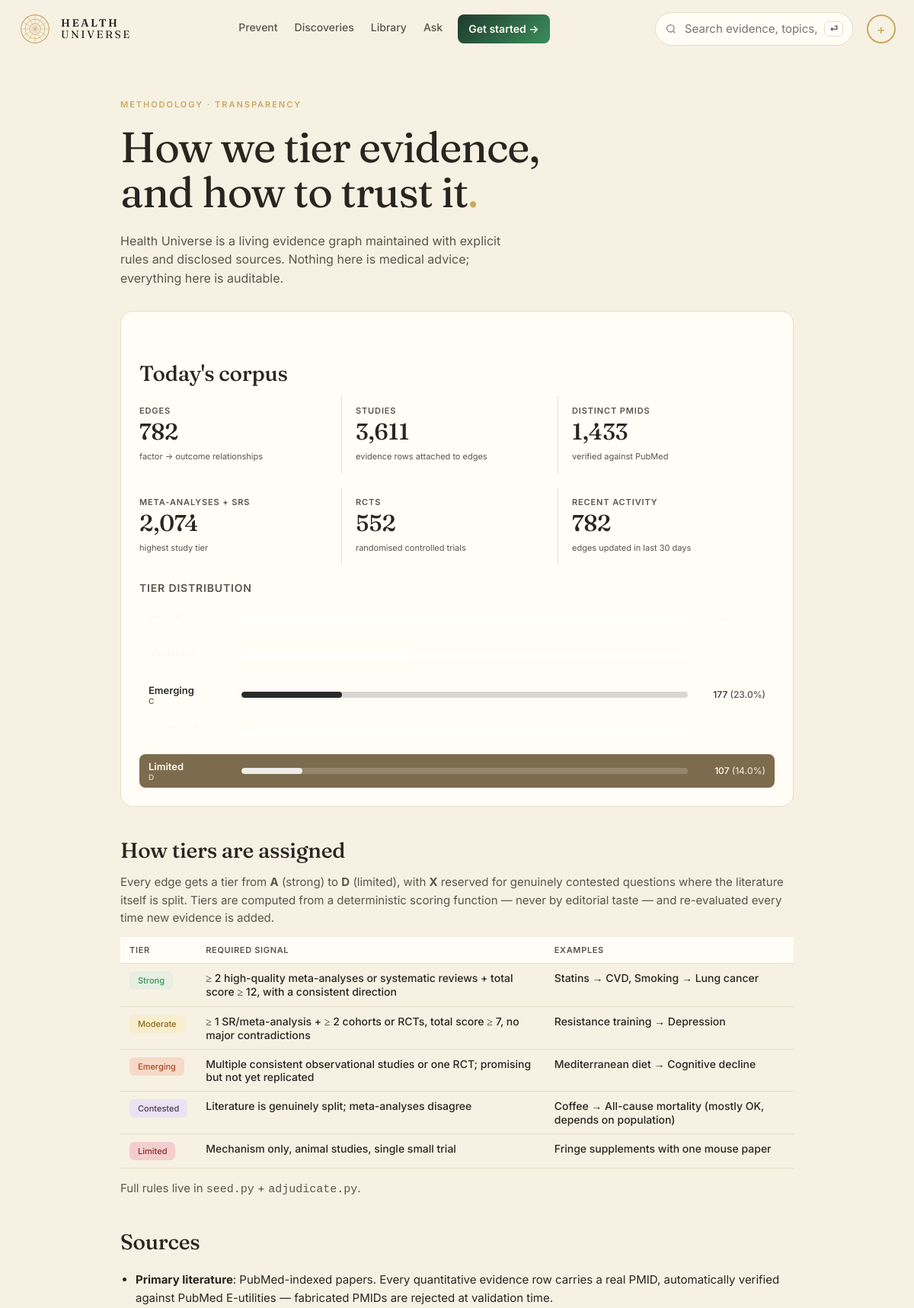
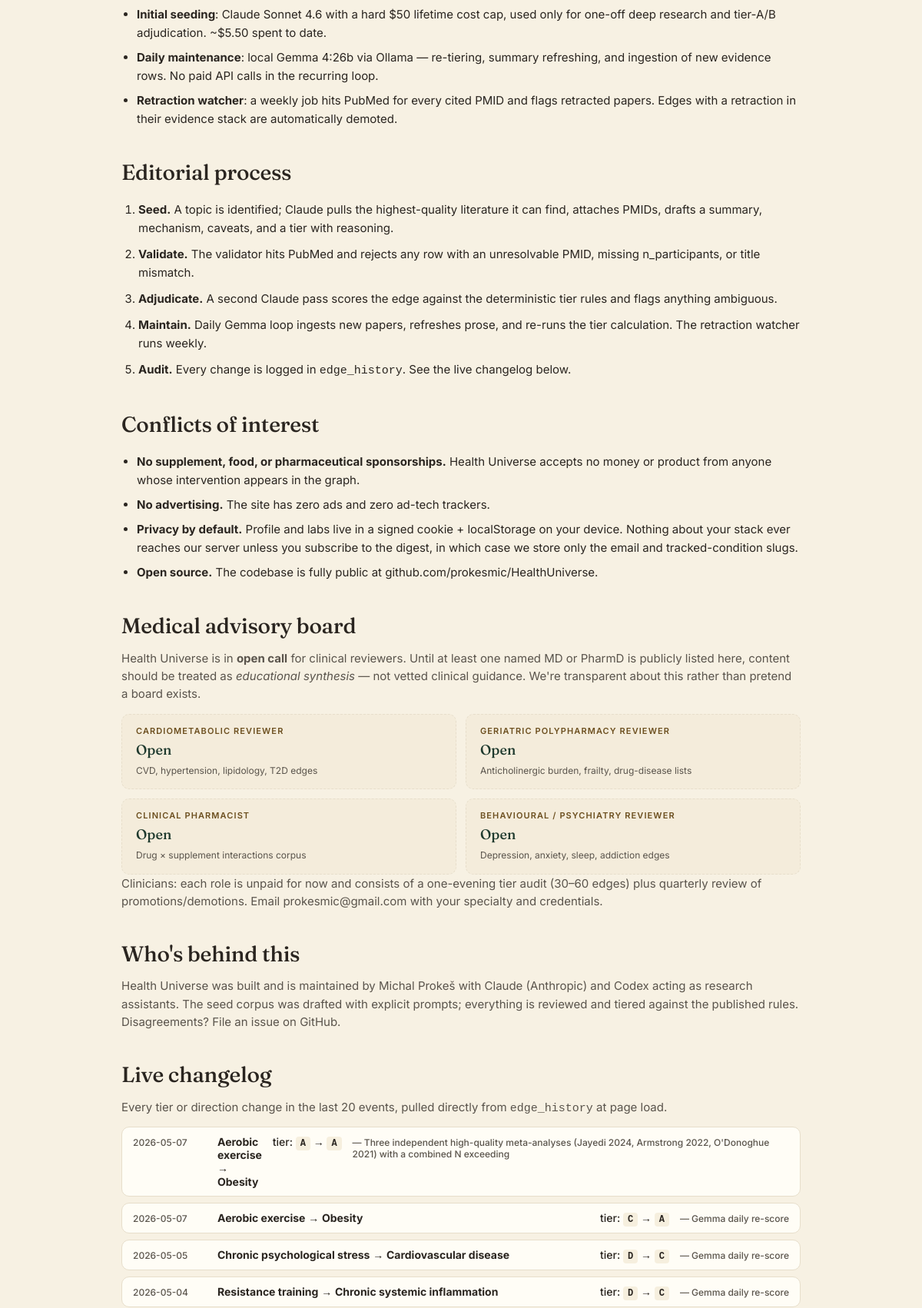
Screenshot of /methodology (upper part) with the database file from the repository (2 pictures, top to bottom).
### tables this page shows
CREATE TABLE edge_history (
    id          INTEGER PRIMARY KEY,
    edge_id     INTEGER NOT NULL REFERENCES edge(id) ON DELETE CASCADE,
    changed_at  TEXT NOT NULL DEFAULT (datetime('now')),
    field       TEXT NOT NULL,
    old_value   TEXT,
    new_value   TEXT,
    reason      TEXT,
    actor       TEXT             -- 'claude_seed','gemma_daily','claude_adjudicator','human'
);

CREATE TABLE entity (
    id            INTEGER PRIMARY KEY,
    slug          TEXT NOT NULL UNIQUE,
    name          TEXT NOT NULL,
    kind          TEXT NOT NULL CHECK (kind IN (
                    'food','nutrient','supplement','drug','activity',
                    'behavior','environmental','pathogen','gene',
                    'biomarker','condition','process')),
    aliases       TEXT,           -- JSON array
    description   TEXT,
    created_at    TEXT NOT NULL DEFAULT (datetime('now')),
    updated_at    TEXT NOT NULL DEFAULT (datetime('now'))
, embedding BLOB, embedded_at TEXT);

### web/app.py (the view)
@app.get("/methodology", response_class=HTMLResponse)
def methodology(request: Request):
    with connect() as conn:
        tier_rows = conn.execute(
            "SELECT tier, COUNT(*) c FROM edge GROUP BY tier").fetchall()
        tier_dist = {r["tier"]: r["c"] for r in tier_rows}
        from datetime import timedelta as _td
        today = datetime_now()
        windows = {
            "Last 7 days":  (today - _td(days=7)).strftime("%Y-%m-%d"),
            "Last 30 days": (today - _td(days=30)).strftime("%Y-%m-%d"),
            "Last 90 days": (today - _td(days=90)).strftime("%Y-%m-%d"),
        }
        recency = {}
        for label, since in windows.items():
            recency[label] = conn.execute(
                "SELECT COUNT(*) c FROM edge WHERE updated_at >= ?",
                (since,)).fetchone()["c"]
        n_studies = conn.execute("SELECT COUNT(*) c FROM evidence").fetchone()["c"]
        n_pmids = conn.execute(
            "SELECT COUNT(DISTINCT pmid) c FROM evidence WHERE pmid IS NOT NULL AND pmid != ''"
        ).fetchone()["c"]
        n_meta = conn.execute(
            "SELECT COUNT(*) c FROM evidence WHERE study_type IN ('meta_analysis','systematic_review')"
        ).fetchone()["c"]
        n_rct = conn.execute(
            "SELECT COUNT(*) c FROM evidence WHERE study_type='rct'"
        ).fetchone()["c"]
        changelog = [dict(r) for r in conn.execute("""
            SELECT h.changed_at, h.field, h.old_value, h.new_value, h.reason,
                   e.id AS edge_id, f.name AS f_name, o.name AS o_name
            FROM edge_history h
            JOIN edge e ON e.id = h.edge_id
            JOIN entity f ON f.id = e.factor_id
            JOIN entity o ON o.id = e.outcome_id
            WHERE h.field IN ('tier','direction')
            ORDER BY h.changed_at DESC
            LIMIT 20""").fetchall()]
        n_edges = conn.execute("SELECT COUNT(*) c FROM edge").fetchone()["c"]
    return render(request, "methodology.html", {
        "title": "Methodology",
        "tier_dist": tier_dist,
        "recency": recency,
        "n_edges": n_edges,
        "n_studies": n_studies,
        "n_pmids": n_pmids,
        "n_meta": n_meta,
        "n_rct": n_rct,
        "changelog": changelog,
    })

### web/templates/methodology.html (shortened to what this page needs)
{% extends "base.html" %}
{% block content %}
<section class="meth-page">
  <header class="meth-head">
    <p class="hp-eyebrow">METHODOLOGY · TRANSPARENCY</p>
    <h1 class="hp-title">How we tier evidence,<br/>and how to trust it<span class="dot">.</span></h1>
    <p class="hp-lede">Health Universe is a living evidence graph maintained
      with explicit rules and disclosed sources. Nothing here is medical
      advice; everything here is auditable.</p>
  </header>
  <section class="meth-stats">
    <h2 class="meth-h2">Today's corpus</h2>
    <div class="meth-stat-grid">
      <div><dt>Edges</dt><dd>{{ "{:,}".format(n_edges) }}</dd><small>factor → outcome relationships</small></div>
      <div><dt>Studies</dt><dd>{{ "{:,}".format(n_studies) }}</dd><small>evidence rows attached to edges</small></div>
      <div><dt>Distinct PMIDs</dt><dd>{{ "{:,}".format(n_pmids) }}</dd><small>verified against PubMed</small></div>
      <div><dt>Meta-analyses + SRs</dt><dd>{{ "{:,}".format(n_meta) }}</dd><small>highest study tier</small></div>
      <div><dt>RCTs</dt><dd>{{ "{:,}".format(n_rct) }}</dd><small>randomised controlled trials</small></div>
      <div><dt>Recent activity</dt><dd>{{ "{:,}".format(recency.get("Last 30 days", 0)) }}</dd><small>edges updated in last 30 days</small></div>
    </div>
    <h3 class="meth-h3">Tier distribution</h3>
    <div class="meth-tier-bars">
      {% set total = (tier_dist.values()|list|sum) or 1 %}
      {% for code, label in [('A','Strong'),('B','Moderate'),('C','Emerging'),('X','Contested'),('D','Limited')] %}
      {% set n = tier_dist.get(code, 0) %}
      <div class="meth-tier-bar tier-bg-{{ code }}">
        <span class="meth-tier-bar-label">{{ label }}<small>{{ code }}</small></span>
        <span class="meth-tier-bar-bar"><i style="width: {{ ((n / total) * 100)|round(1) }}%"></i></span>
        <span class="meth-tier-bar-count">{{ n }} <small>({{ ((n / total) * 100)|round(0) }}%)</small></span>
      </div>
      {% endfor %}
    </div>
  </section>
  <section class="meth-block">
    <h2 class="meth-h2">How tiers are assigned</h2>
    <p>Every edge gets a tier from <b>A</b> (strong) to <b>D</b> (limited),
      with <b>X</b> reserved for genuinely contested questions where the
      literature itself is split. Tiers are computed from a deterministic
      scoring function — never by editorial taste — and re-evaluated
      every time new evidence is added.</p>
    <table class="meth-tier-table">
      <thead><tr><th>Tier</th><th>Required signal</th><th>Examples</th></tr></thead>
      <tbody>
        <tr><td><span class="hp-badge hp-badge-tier-A">Strong</span></td>
            <td>≥ 2 high-quality meta-analyses or systematic reviews + total score ≥ 12, with a consistent direction</td>
            <td>Statins → CVD, Smoking → Lung cancer</td></tr>
        <tr><td><span class="hp-badge hp-badge-tier-B">Moderate</span></td>
            <td>≥ 1 SR/meta-analysis + ≥ 2 cohorts or RCTs, total score ≥ 7, no major contradictions</td>
            <td>Resistance training → Depression</td></tr>
        <tr><td><span class="hp-badge hp-badge-tier-C">Emerging</span></td>
            <td>Multiple consistent observational studies or one RCT; promising but not yet replicated</td>
            <td>Mediterranean diet → Cognitive decline</td></tr>
        <tr><td><span class="hp-badge hp-badge-tier-X">Contested</span></td>
            <td>Literature is genuinely split; meta-analyses disagree</td>
            <td>Coffee → All-cause mortality (mostly OK, depends on population)</td></tr>
        <tr><td><span class="hp-badge hp-badge-tier-D">Limited</span></td>
            <td>Mechanism only, animal studies, single small trial</td>
            <td>Fringe supplements with one mouse paper</td></tr>
      </tbody>
    </table>
    <p>Full rules live in
      <a href="https://github.com/prokesmic/HealthUniverse/blob/main/seed.py" target="_blank" rel="noopener"><code>seed.py</code></a> +
      <a href="https://github.com/prokesmic/HealthUniverse/blob/main/adjudicate.py" target="_blank" rel="noopener"><code>adjudicate.py</code></a>.</p>
  </section>
  <section class="meth-block">
    <h2 class="meth-h2">Sources</h2>
    <ul class="meth-sources">
      <li><b>Primary literature</b>: PubMed-indexed papers. Every quantitative
        evidence row carries a real PMID, automatically verified against
        PubMed E-utilities — fabricated PMIDs are rejected at validation
        time.</li>
      <li><b>Initial seeding</b>: Claude Sonnet 4.6 with a hard $50 lifetime
        cost cap, used only for one-off deep research and tier-A/B
        adjudication. ~$5.50 spent to date.</li>
      <li><b>Daily maintenance</b>: local Gemma 4:26b via Ollama —
        re-tiering, summary refreshing, and ingestion of new evidence
        rows. No paid API calls in the recurring loop.</li>
      <li><b>Retraction watcher</b>: a weekly job hits PubMed for every
        cited PMID and flags retracted papers. Edges with a retraction
        in their evidence stack are automatically demoted.</li>
    </ul>
  </section>
  <section class="meth-block">
    <h2 class="meth-h2">Editorial process</h2>
    <ol class="meth-steps">
      <li><b>Seed.</b> A topic is identified; Claude pulls the
        highest-quality literature it can find, attaches PMIDs, drafts a
        summary, mechanism, caveats, and a tier with reasoning.</li>
      <li><b>Validate.</b> The validator hits PubMed and rejects any row
        with an unresolvable PMID, missing n_participants, or title
        mismatch.</li>
      <li><b>Adjudicate.</b> A second Claude pass scores the edge against
        the deterministic tier rules and flags anything ambiguous.</li>
      <li><b>Maintain.</b> Daily Gemma loop ingests new papers, refreshes
        prose, and re-runs the tier calculation. The retraction watcher
        runs weekly.</li>
      <li><b>Audit.</b> Every change is logged in <code>edge_history</code>.
        See the <a href="#changelog">live changelog below</a>.</li>
    </ol>
  </section>
  <section class="meth-block">
    <h2 class="meth-h2">Conflicts of interest</h2>
    <ul class="meth-coi">
      <li><b>No supplement, food, or pharmaceutical sponsorships.</b>
        Health Universe accepts no money or product from anyone whose
        intervention appears in the graph.</li>
      <li><b>No advertising.</b> The site has zero ads and zero ad-tech
        trackers.</li>
      <li><b>Privacy by default.</b> Profile and labs live in a signed
        cookie + localStorage on your device. Nothing about your stack
        ever reaches our server unless you subscribe to the digest, in
        which case we store only the email and tracked-condition slugs.</li>
      <li><b>Open source.</b> The codebase is fully public at
        <a href="https://github.com/prokesmic/HealthUniverse" target="_blank" rel="noopener">github.com/prokesmic/HealthUniverse</a>.</li>
    </ul>
  </section>
  <section class="meth-block" id="advisors">
    <h2 class="meth-h2">Medical advisory board</h2>
    <p>Health Universe is in <b>open call</b> for clinical reviewers.
      Until at least one named MD or PharmD is publicly listed here,
      content should be treated as <em>educational synthesis</em> — not
      vetted clinical guidance. We're transparent about this rather than
      pretend a board exists.</p>
    <ul class="meth-board">
      <li class="meth-board-card meth-board-open">
        <span class="meth-board-role">Cardiometabolic reviewer</span>
        <b>Open</b>
        <small class="muted">CVD, hypertension, lipidology, T2D edges</small>
      </li>
      <li class="meth-board-card meth-board-open">
        <span class="meth-board-role">Geriatric polypharmacy reviewer</span>
        <b>Open</b>
        <small class="muted">Anticholinergic burden, frailty, drug-disease lists</small>
      </li>
      <li class="meth-board-card meth-board-open">
        <span class="meth-board-role">Clinical pharmacist</span>
        <b>Open</b>
        <small class="muted">Drug × supplement interactions corpus</small>
      </li>
      <li class="meth-board-card meth-board-open">
        <span class="meth-board-role">Behavioural / psychiatry reviewer</span>
        <b>Open</b>
        <small class="muted">Depression, anxiety, sleep, addiction edges</small>
      </li>
    </ul>
    <p>Clinicians: each role is unpaid for now and consists of a
      one-evening tier audit (30–60 edges) plus quarterly review of
      promotions/demotions. Email
      <a href="mailto:prokesmic@gmail.com?subject=HU%20advisory%20board">
        prokesmic@gmail.com</a> with your specialty and credentials.</p>
  </section>
  <section class="meth-block">
    <h2 class="meth-h2">Who's behind this</h2>
    <p>Health Universe was built and is maintained by
      <a href="mailto:prokesmic@gmail.com">Michal Prokeš</a> with
      Claude (Anthropic) and Codex acting as research assistants.
      The seed corpus was drafted with explicit prompts; everything is
      reviewed and tiered against the published rules. Disagreements?
      File an issue on
      <a href="https://github.com/prokesmic/HealthUniverse/issues" target="_blank" rel="noopener">GitHub</a>.</p>
  </section>
  <section class="meth-block" id="changelog">
    <h2 class="meth-h2">Live changelog</h2>
    <p class="muted">Every tier or direction change in the last 20 events,
      pulled directly from <code>edge_history</code> at page load.</p>
    {% if changelog %}
    <ul class="meth-changelog">
      {% for c in changelog %}
      <li class="meth-cl-{{ c.field }}">
        <span class="meth-cl-time">{{ c.changed_at[:10] }}</span>
        <a href="/edge/{{ c.edge_id }}" class="meth-cl-link">
          <b>{{ c.f_name }}</b> → <b>{{ c.o_name }}</b>
        </a>
        <span class="meth-cl-change">
          {{ c.field }}:
          {% if c.old_value %}<code>{{ c.old_value }}</code> → {% endif %}
          <code>{{ c.new_value }}</code>
        </span>
        {% if c.reason %}<small class="muted">— {{ c.reason[:120] }}</small>{% endif %}
      </li>
      {% endfor %}
    </ul>
    {% else %}
    <p class="muted">No tier changes recorded yet — the corpus has been
      stable since seed.</p>
    {% endif %}
  </section>
</section>
{% endblock %}

### rows the page displays
edge_history: changed_at "2026-05-07", f_name "Aerobic exercise", o_name "Obesity", field "tier", old_value "A", new_value "A", reason "Three independent high-quality meta-analyses (Jayedi 2024, Armstrong 2022, O'Donoghue 2021) with a combined N exceeding"
edge_history: changed_at "2026-05-07", f_name "Aerobic exercise", o_name "Obesity", field "tier", old_value "C", new_value "A", reason "Gemma daily re-score"
edge_history: changed_at "2026-05-05", f_name "Chronic psychological stress", o_name "Cardiovascular disease", field "tier", old_value "D", new_value "C", reason "Gemma daily re-score"
edge_history: changed_at "2026-05-04", f_name "Resistance training", o_name "Chronic systemic inflammation", field "tier", old_value "D", new_value "C", reason "Gemma daily re-score"

### other values shown
{{ nav_initials or '+' }} "+"
{{ "{:,}".format(n_edges) }} "782"
{{ "{:,}".format(n_studies) }} "3,611"
{{ "{:,}".format(n_pmids) }} "1,433"
{{ "{:,}".format(n_meta) }} "2,074"
{{ "{:,}".format(n_rct) }} "552"
{{ "{:,}".format(recency.get("Last 30 days", 0)) }} "782"
{{ label }} "Emerging" "Limited"
{{ code }} "C" "D"
{{ n }} "177" "107"
{{ ((n / total) * 100)|round(0) }} "23.0" "14.0"
